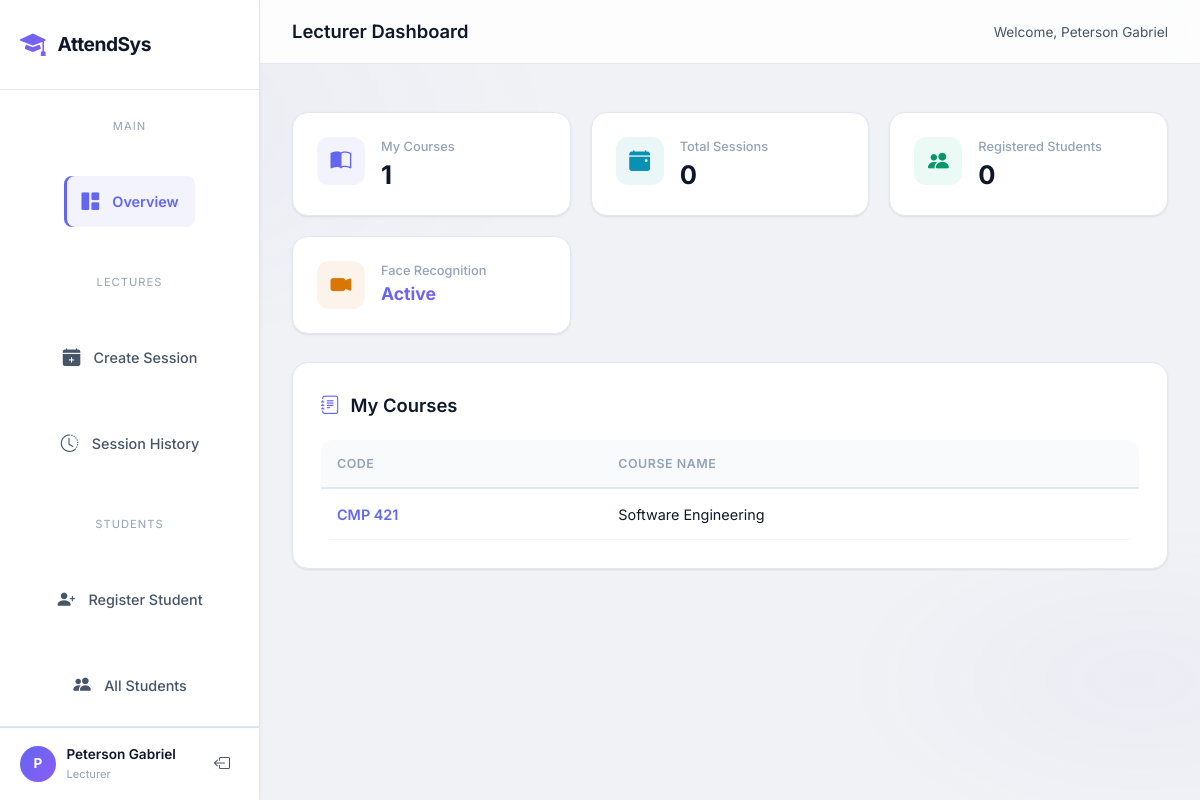
Page /lecturer (signed in) on the committed database.
### models.py (models this page shows)
class User(db.Model, UserMixin):
    __tablename__ = 'users'
    id = db.Column(db.Integer, primary_key=True)
    username = db.Column(db.String(100), unique=True, nullable=False)
    password = db.Column(db.String(200), nullable=False)
    role = db.Column(db.String(20), nullable=False) # 'admin', 'lecturer', 'student'
    name = db.Column(db.String(100), nullable=False)
    department = db.Column(db.String(100), nullable=True) # Important for students
    photo_path = db.Column(db.String(200), nullable=True)
    face_encoding = db.Column(db.Text, nullable=True) # Store JSON string of 128-d array
    qr_code_path = db.Column(db.String(200), nullable=True)
    registered_by = db.Column(db.Integer, db.ForeignKey('users.id'), nullable=True)
    courses = db.relationship('Course', backref='lecturer', cascade="all, delete-orphan", lazy=True)
    attendances = db.relationship('Attendance', backref='student', cascade="all, delete-orphan", lazy=True)

class Course(db.Model):
    __tablename__ = 'courses'
    id = db.Column(db.Integer, primary_key=True)
    course_code = db.Column(db.String(20), unique=True, nullable=False)
    course_name = db.Column(db.String(150), nullable=False)
    lecturer_id = db.Column(db.Integer, db.ForeignKey('users.id'), nullable=False)
    sessions = db.relationship('Session', backref='course', cascade="all, delete-orphan", lazy=True)

### routes.py (the view, shortened to what this page needs)
@main.route('/lecturer', methods=['GET', 'POST'])
@login_required
def lecturer_dashboard():
    if current_user.role != 'lecturer':
        return redirect(url_for('main.login'))
    courses = current_user.courses
    sessions = Session.query.join(Course).filter(Course.lecturer_id == current_user.id).order_by(Session.date.desc()).all()
    students = User.query.filter_by(role='student', registered_by=current_user.id).all()
    return render_template('lecturer_dashboard.html', courses=courses, sessions=sessions, students=students)

### app.py (called while the page is built)
@login_manager.user_loader
def load_user(user_id):
    return User.query.get(int(user_id))

### templates/lecturer_dashboard.html (shortened to what this page needs)
{% extends "base.html" %}
{% block body %}
<div class="dashboard-layout">
    <aside class="sidebar" id="sidebar">
        <div class="sidebar-header">
            <div class="logo">
                <i class="bi bi-mortarboard-fill"></i>
                <span>AttendSys</span>
            </div>
        </div>
        <nav class="sidebar-nav">
            <span class="nav-label">Main</span>
            <a href="#" class="nav-item active" data-tab="overview">
                <i class="bi bi-grid-1x2-fill"></i><span>Overview</span>
            </a>
            <span class="nav-label">Lectures</span>
            <a href="#" class="nav-item" data-tab="sessions">
                <i class="bi bi-calendar-plus-fill"></i><span>Create Session</span>
            </a>
            <a href="#" class="nav-item" data-tab="history">
                <i class="bi bi-clock-history"></i><span>Session History</span>
            </a>
            <span class="nav-label">Students</span>
            <a href="#" class="nav-item" data-tab="register">
                <i class="bi bi-person-plus-fill"></i><span>Register Student</span>
            </a>
            <a href="#" class="nav-item" data-tab="students">
                <i class="bi bi-people-fill"></i><span>All Students</span>
            </a>
        </nav>
        <div class="sidebar-footer">
            <div class="user-card">
                <div class="user-avatar">{{ current_user.name[0] }}</div>
                <div class="user-info">
                    <span class="user-name">{{ current_user.name }}</span>
                    <span class="user-role">Lecturer</span>
                </div>
            </div>
            <a href="{{ url_for('main.logout') }}" class="logout-btn" title="Log out">
                <i class="bi bi-box-arrow-left"></i>
            </a>
        </div>
    </aside>
    <main class="main-content">
        <div class="topbar">
            <h1 class="page-title">Lecturer Dashboard</h1>
            <div class="topbar-right">
                <span class="welcome-text">Welcome, {{ current_user.name }}</span>
            </div>
        </div>
        <div class="flash-messages" style="position:relative;top:auto;right:auto;max-width:100%;padding:1rem 2rem 0;">
        </div>
        <div class="content-area">
            <div class="tab-section active" data-tab="overview">
                <div class="stats-grid">
                    <div class="stat-card">
                        <div class="stat-icon indigo"><i class="bi bi-book-half"></i></div>
                        <div class="stat-info">
                            <div class="stat-label">My Courses</div>
                            <div class="stat-value">{{ courses|length }}</div>
                        </div>
                    </div>
                    <div class="stat-card">
                        <div class="stat-icon cyan"><i class="bi bi-calendar-event-fill"></i></div>
                        <div class="stat-info">
                            <div class="stat-label">Total Sessions</div>
                            <div class="stat-value">{{ sessions|length }}</div>
                        </div>
                    </div>
                    <div class="stat-card">
                        <div class="stat-icon emerald"><i class="bi bi-people-fill"></i></div>
                        <div class="stat-info">
                            <div class="stat-label">Registered Students</div>
                            <div class="stat-value">{{ students|length }}</div>
                        </div>
                    </div>
                    <div class="stat-card">
                        <div class="stat-icon amber"><i class="bi bi-camera-video-fill"></i></div>
                        <div class="stat-info">
                            <div class="stat-label">Face Recognition</div>
                            <div class="stat-value gradient-text" style="font-size:1.1rem;">Active</div>
                        </div>
                    </div>
                </div>
                <div class="glass-card mb-3">
                    <div class="card-header">
                        <h3><i class="bi bi-journal-text" style="color:var(--primary);margin-right:.4rem;"></i> My Courses</h3>
                    </div>
                    {% if courses %}
                    <div class="table-wrapper">
                        <table>
                            <thead>
                                <tr><th>Code</th><th>Course Name</th></tr>
                            </thead>
                            <tbody>
                                {% for c in courses %}
                                <tr>
                                    <td style="color:var(--primary);font-weight:600;">{{ c.course_code }}</td>
                                    <td style="color:var(--text-primary);">{{ c.course_name }}</td>
                                </tr>
                                {% endfor %}
                            </tbody>
                        </table>
                    </div>
                    {% else %}
                    <div class="empty-state">
                        <i class="bi bi-journal-x"></i>
                        <p>No courses assigned yet. Contact your administrator.</p>
                    </div>
                    {% endif %}
                </div>
            </div>
        </div>
    </main>
</div>
{% endblock %}

### rows in the picture
User: name "P", name "Peterson Gabriel"
Course: course_code "CMP 421", course_name "Software Engineering"

### other values in the picture
{{ courses|length }} "1"
{{ sessions|length }} "0"
{{ students|length }} "0"
